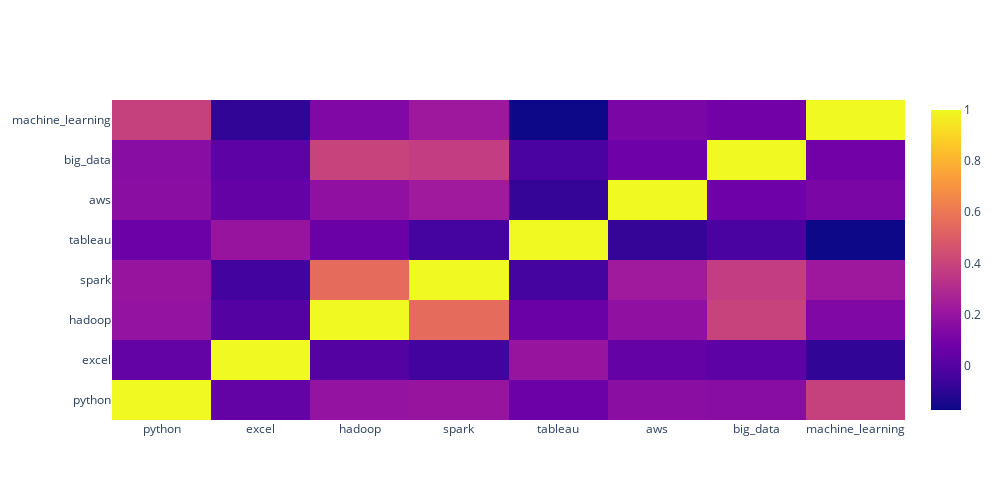

Source (notebook cell):
### Code cell
correl = df[['python', 'excel', 'hadoop', 'spark', 
             'tableau', 'aws', 'big_data', 'machine_learning']].corr()

fig = go.Figure(data=go.Heatmap(
    z=correl.values,
    x=correl.columns,
    y=correl.columns
))

fig.update_layout(height=500, width=1000)
fig.show()

### Figure 1 — Plotly figure (JSON) as saved in the notebook; plotly's stock layout.template omitted (floating-point values rounded to 4 significant figures)
{"data": [{"type": "heatmap", "x": ["python", "excel", "hadoop", "spark", "tableau", "aws", "big_data", "machine_learning"], "y": ["python", "excel", "hadoop", "spark", "tableau", "aws", "big_data", "machine_learning"], "z": [[1, 0.04447, 0.1938, 0.2016, 0.06857, 0.1649, 0.1558, 0.3872], [0.04447, 1, 0.001583, -0.05082, 0.2027, 0.04797, 0.02431, -0.09063], [0.1938, 0.001583, 1, 0.5573, 0.0625, 0.1809, 0.3953, 0.1319], [0.2016, -0.05082, 0.5573, 1, -0.04438, 0.2295, 0.3738, 0.2212], [0.06857, 0.2027, 0.0625, -0.04438, 1, -0.08428, -0.03131, -0.1732], [0.1649, 0.04797, 0.1809, 0.2295, -0.08428, 1, 0.07546, 0.1153], [0.1558, 0.02431, 0.3953, 0.3738, -0.03131, 0.07546, 1, 0.08948], [0.3872, -0.09063, 0.1319, 0.2212, -0.1732, 0.1153, 0.08948, 1]]}], "layout": {"height": 500, "width": 1000, "xaxis": {"autorange": true, "range": [-0.5, 7.5], "type": "category"}, "yaxis": {"autorange": true, "range": [-0.5, 7.5], "type": "category"}}}
